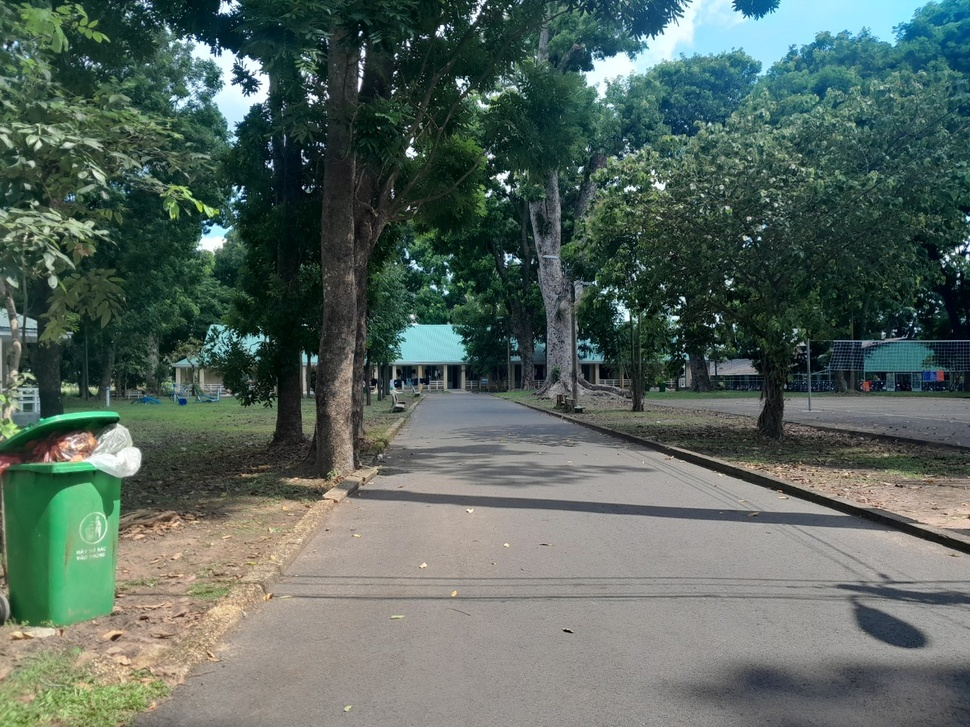
#> input picture computer_vision/UTC2_02.jpg, 970 x 727 px, shrunk from 1280 x 960 before the run
$ python main02_291.py
#> lines starting #> are read from the running program, lines starting #| are printed output that depends on the picture
import cv2
import numpy as np
import matplotlib.pyplot as plt

# Load an image
img = cv2.imread("UTC2_02.jpg")
#> img is the input picture: shape (727, 970, 3); mean B, G, R 94.7, 102.6, 87.6

# Get the height and width of the image
(H, W) = img.shape[:2]
#> H = 727; W = 970

# Calculate the mean pixel values
mean_pixel_values = np.average(img, axis=(0, 1))
#> mean_pixel_values = [94.65, 102.6, 87.63]

# Create a blob from the input image
blob = cv2.dnn.blobFromImage(img, scalefactor=0.7, size=(W, H),
                             mean=(mean_pixel_values[0], mean_pixel_values[1], mean_pixel_values[2]),
                             swapRB=False, crop=False)

# Reshape the blob for display
blob_for_plot = np.moveaxis(blob[0, :, :, :], 0, 2)

# Display the original and preprocessed images
plt.figure(figsize=(12, 6))

plt.subplot(1, 2, 1)
plt.imshow(cv2.cvtColor(img, cv2.COLOR_BGR2RGB))
plt.title('Original Image')
plt.axis('off')

plt.subplot(1, 2, 2)
plt.imshow(blob_for_plot)
plt.title('Preprocessed Image (Blob)')
plt.axis('off')

plt.show()
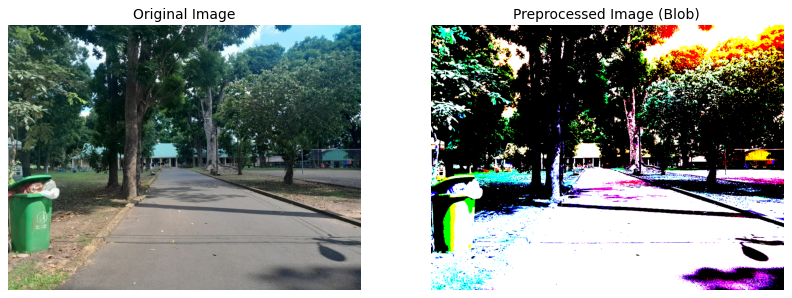
#> figure drawn by matplotlib, 2 panels

$ run again, with computer_vision/UTC2_01.jpg copied over computer_vision/UTC2_02.jpg
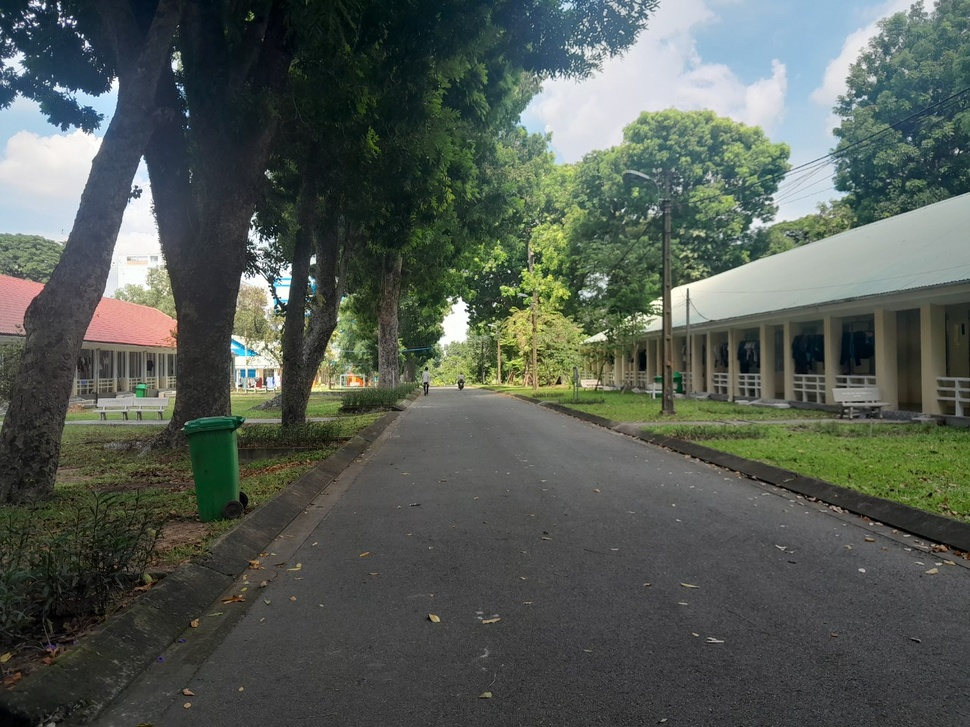
#> input picture computer_vision/UTC2_01.jpg, 970 x 727 px, shrunk from 1280 x 960 before the run
#> img is the input picture: shape (727, 970, 3); mean B, G, R 84.5, 91.6, 84.3
#> mean_pixel_values = [84.48, 91.59, 84.3]
#> `plt.show()`:
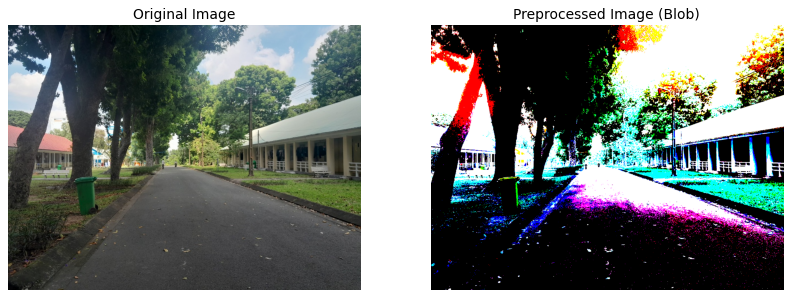
#> figure drawn by matplotlib, 2 panels

$ run again, with computer_vision/UTC2_03.jpg copied over computer_vision/UTC2_02.jpg
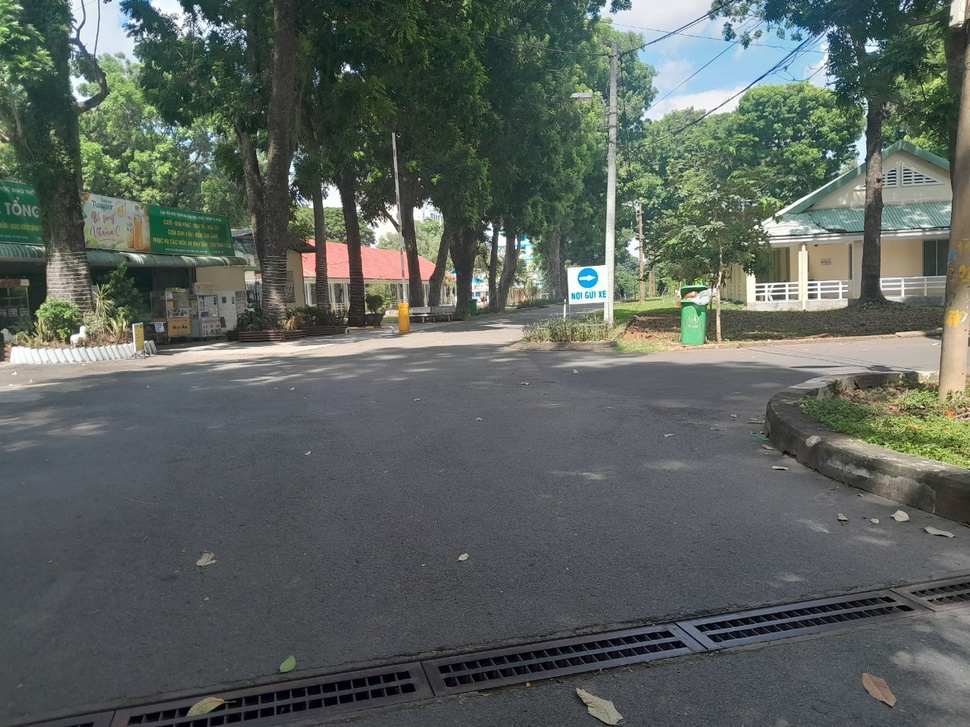
#> input picture computer_vision/UTC2_03.jpg, 970 x 727 px, shrunk from 1280 x 960 before the run
#> img is the input picture: shape (727, 970, 3); mean B, G, R 93.6, 98.9, 91.8
#> mean_pixel_values = [93.62, 98.87, 91.76]
#> `plt.show()`:
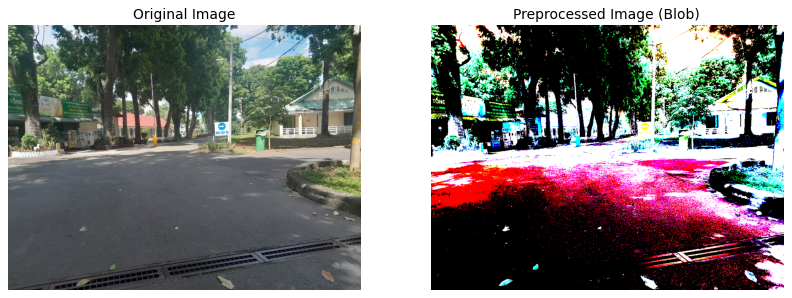
#> figure drawn by matplotlib, 2 panels

$ run again, with computer_vision/11.jpg copied over computer_vision/UTC2_02.jpg
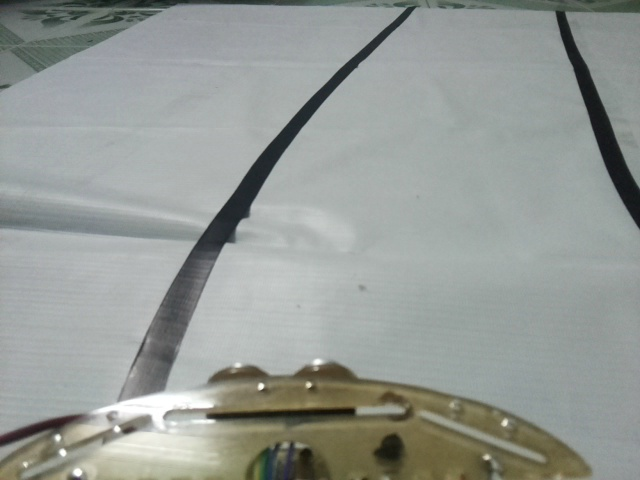
#> input picture computer_vision/11.jpg, 640 x 480 px
#> img is the input picture: shape (480, 640, 3); mean B, G, R 149.6, 153.9, 148.8
#> mean_pixel_values = [149.6, 153.9, 148.8]
#> `plt.show()`:
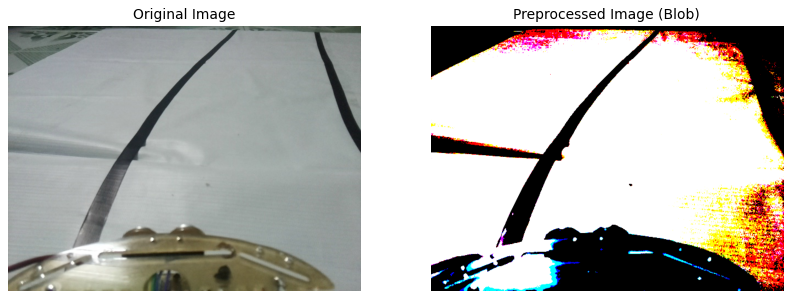
#> figure drawn by matplotlib, 2 panels
